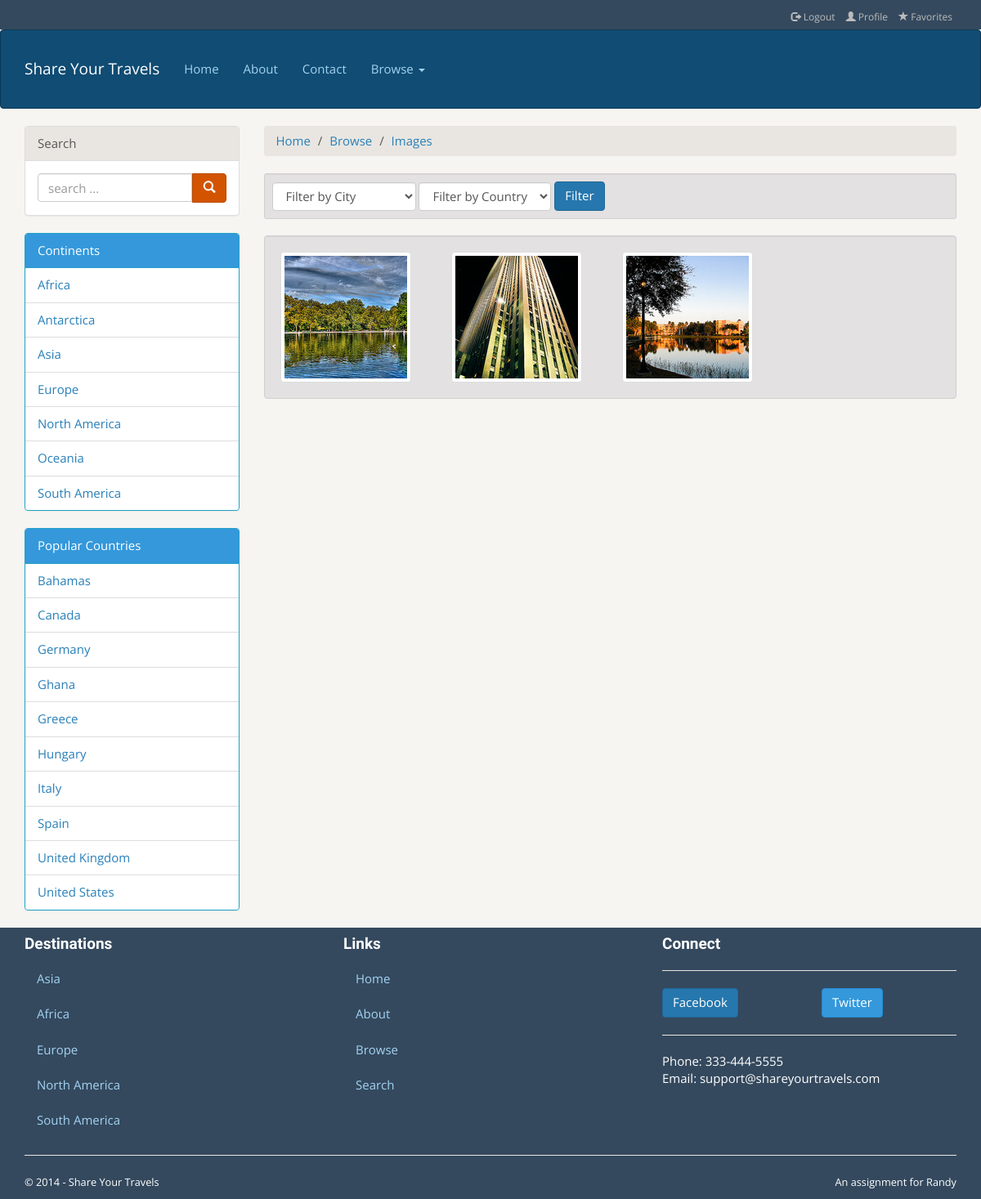
The app's page /browse-images.php?city=0&country=US with its own data.
### tables this page shows
CREATE TABLE `GeoContinents` (
  `ContinentCode` VARCHAR(2) NOT NULL, 
  `ContinentName` VARCHAR(255), 
  `GeoNameId` INTEGER, 
  INDEX (`GeoNameId`), 
  PRIMARY KEY (`ContinentCode`)
);

CREATE TABLE `GeoCountries` (
  `ISO` VARCHAR(255) NOT NULL, 
  `fipsCountryCode` VARCHAR(255), 
  `ISO3` VARCHAR(255), 
  `ISONumeric` VARCHAR(255), 
  `CountryName` VARCHAR(255), 
  `Capital` VARCHAR(255), 
  `GeoNameID` INTEGER, 
  `Area` VARCHAR(255), 
  `Population` INTEGER, 
  `Continent` VARCHAR(255), 
  `TopLevelDomain` VARCHAR(255), 
  `CurrencyCode` VARCHAR(255), 
  `CurrencyName` VARCHAR(255), 
  `PhoneCountryCode` VARCHAR(255), 
  `Languages` VARCHAR(255), 
  `PostalCodeFormat` VARCHAR(255), 
  `PostalCodeRegex` VARCHAR(255), 
  `Neighbours` VARCHAR(255), 
  `CountryDescription` LONGTEXT, 
  INDEX (`CurrencyCode`), 
  INDEX (`GeoNameID`), 
  PRIMARY KEY (`ISO`)
);

CREATE TABLE `TravelImageDetails` (
  `ImageID` INTEGER NOT NULL, 
  `Title` VARCHAR(255), 
  `Description` LONGTEXT, 
  `Latitude` DOUBLE NULL, 
  `Longitude` DOUBLE NULL, 
  `CityCode` INTEGER, 
  `CountryCodeISO` VARCHAR(2), 
  INDEX (`CityCode`), 
  INDEX (`CountryCodeISO`), 
  PRIMARY KEY (`ImageID`)
);

CREATE TABLE `TravelImage` (
  `ImageID` INTEGER NOT NULL AUTO_INCREMENT, 
  `UID` INTEGER, 
  `Path` VARCHAR(255), 
  `ImageContent` LONGBLOB, 
  PRIMARY KEY (`ImageID`), 
  INDEX (`UID`)
);

### functions.php (the view, shortened to what this page needs)
<?php
	function databaseConnection()
	{
		try
		{
			$user = "testuser";
			$pass = "mypassword";
			$db = "travels";
			$host = "localhost";
			$connString = "mysql:host=$host;dbname=$db";
			$pdo = new PDO($connString, $user, $pass);
			return $pdo;
		}
		catch(PDOException $e)
		{
			die( $e->getMessage() );
			$pdo = null;
		}
	 }
	function filterByCountry()
	{
		$pdo = databaseConnection();
		$sql = "SELECT * \n"
    	. "FROM TravelImageDetails\n"
    	. "INNER JOIN TravelImage ON TravelImageDetails.ImageID = TravelImage.ImageID\n"
    	. "WHERE CountryCodeISO = '" . $_GET['country'] . "'" ;
    	$result = $pdo->query($sql);
    	images($result);
	}
	function fetchAllCities()
	{
    	echo "<option value='0'>Filter by City</option>";
	}
	function fetchAllCountries()
	{
		echo "<option value='ZZZ'>Filter by Country</option>";
	}
	function images($result)
	{
		foreach ($result as $picture)
        {
    		echo "<div class='col-md-3'>";
    		echo "<a href='single-image.php?id=" . $picture['ImageID'] . "'>";
    		echo "<img src='travel-images/square-medium/" . $picture['Path'] . "' alt='" . $picture['Title'] . "' class='img-thumbnail'/>" ;
      		echo "</a>";
     		echo "</div>";
       	}
	}
?>

### includes/travel-left-rail.inc.php (shortened to what this page needs)
<?php
	include_once "functions.php";
?>
      <div class="panel panel-default">
           <div class="panel-heading">Search</div>
           <div class="panel-body">
             <form>
               <div class="input-group">
                  <input type="text" class="form-control" placeholder="search ...">
                  <span class="input-group-btn">
                    <button class="btn btn-warning" type="button"><span class="glyphicon glyphicon-search"></span>
                    </button>
                  </span>
               </div>
             </form>
           </div>
         </div>
         <div class="panel panel-info">
           <div class="panel-heading">Continents</div>
           <ul class="list-group">
				<?php
				try
				{
					$pdo = databaseConnection();
					$sql = "SELECT ContinentName FROM GeoContinents";
					$result = $pdo->query($sql);
					foreach ($result as $statement)
					{
						echo "<li class='list-group-item'><a href='#'>" . $statement['ContinentName'] . "</a></li>";
					}
				}
				catch(PDOException $e)
				{
					die( $e->getMessage() );
				}
				?>
           </ul>
         </div>
         <div class="panel panel-info">
           <div class="panel-heading">Popular Countries</div>
           <ul class="list-group">
				<?php
				try
				{
					$pdo = databaseConnection();
					$sql = "SELECT DISTINCT CountryName, ISO \n"
    					. "FROM `GeoCountries` \n"
    					. "INNER JOIN TravelImageDetails\n"
    					. "ON ISO = CountryCodeISO\n"
    					. "ORDER BY `CountryName` ASC";
					$result = $pdo->query($sql);
					foreach ($result as $statement)
					{
						echo "<li class='list-group-item'><a href='single-country.php?iso=" . $statement['ISO'] .  "'>" ;
						echo $statement['CountryName'] . "</a></li>";
					}
				}
				catch(PDOException $e)
				{
					die( $e->getMessage() );
				}
				?>
           </ul>
         </div>

### records on screen
geocontinents: ContinentName "Africa"
geocontinents: ContinentName "Antarctica"
geocontinents: ContinentName "Asia"
geocontinents: ContinentName "Europe"
geocontinents: ContinentName "North America"
geocontinents: ContinentName "Oceania"
geocontinents: ContinentName "South America"
geocountries: CountryName "Bahamas"
geocountries: CountryName "Canada"
geocountries: CountryName "Germany"
geocountries: CountryName "Ghana"
geocountries: CountryName "Greece"
geocountries: CountryName "Hungary"
geocountries: CountryName "Italy"
geocountries: CountryName "Spain"
geocountries: CountryName "United Kingdom"
geocountries: CountryName "United States"
travelimagedetails: travelimage.Path (picture)
travelimagedetails: travelimage.Path (picture)
travelimagedetails: travelimage.Path (picture)
